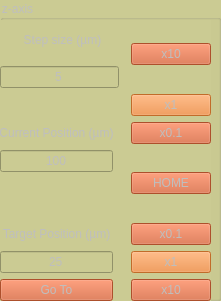
       <widget class="QGroupBox" name="z_movement">
        <property name="enabled">
         <bool>false</bool>
        </property>
        <property name="geometry">
         <rect>
          <x>400</x>
          <y>10</y>
          <width>221</width>
          <height>301</height>
         </rect>
        </property>
        <property name="toolTip">
         <string>Z Movement tab, buttons will move in the assigned direction with (multiplier)x(step size).</string>
        </property>
        <property name="styleSheet">
         <string notr="true">background-color: rgb(203,203,147);</string>
        </property>
        <property name="title">
         <string>z-axis</string>
        </property>
        <widget class="QWidget" name="layoutWidget_3">
         <property name="geometry">
          <rect>
           <x>0</x>
           <y>20</y>
           <width>211</width>
           <height>281</height>
          </rect>
         </property>
         <layout class="QGridLayout" name="gridLayout_4">
          <item row="0" column="0" colspan="3">
           <widget class="QLabel" name="label_4">
            <property name="text">
             <string>Step size (µm)</string>
            </property>
            <property name="alignment">
             <set>Qt::AlignCenter</set>
            </property>
           </widget>
          </item>
          <item row="8" column="3">
           <widget class="QPushButton" name="zm_x10">
            <property name="styleSheet">
             <string notr="true">background-color: rgb(211, 97, 53);</string>
            </property>
            <property name="text">
             <string>x10</string>
            </property>
           </widget>
          </item>
          <item row="4" column="3" rowspan="2">
           <widget class="QPushButton" name="home_z_axis">
            <property name="toolTip">
             <string>Homes Piezo to center (50µm)</string>
            </property>
            <property name="styleSheet">
             <string notr="true">background-color: rgb(211, 97, 53);</string>
            </property>
            <property name="text">
             <string>HOME</string>
            </property>
           </widget>
          </item>
          <item row="6" column="3">
           <widget class="QPushButton" name="zm_x01">
            <property name="styleSheet">
             <string notr="true">background-color: rgb(211, 97, 53);</string>
            </property>
            <property name="text">
             <string>x0.1</string>
            </property>
           </widget>
          </item>
          <item row="3" column="3">
           <widget class="QPushButton" name="zp_x01">
            <property name="styleSheet">
             <string notr="true">background-color: rgb(211, 97, 53);</string>
            </property>
            <property name="text">
             <string>x0.1</string>
            </property>
           </widget>
          </item>
          <item row="0" column="3" rowspan="2">
           <widget class="QPushButton" name="zp_x10">
            <property name="styleSheet">
             <string notr="true">background-color: rgb(211, 97, 53);</string>
            </property>
            <property name="text">
             <string>x10</string>
            </property>
           </widget>
          </item>
          <item row="7" column="3">
           <widget class="QPushButton" name="zm_x1">
            <property name="styleSheet">
             <string notr="true">background-color: rgb(235,131,51);</string>
            </property>
            <property name="text">
             <string>x1</string>
            </property>
           </widget>
          </item>
          <item row="2" column="3">
           <widget class="QPushButton" name="zp_x1">
            <property name="styleSheet">
             <string notr="true">background-color: rgb(235,131,51);</string>
            </property>
            <property name="text">
             <string>x1</string>
            </property>
           </widget>
          </item>
          <item row="1" column="0" colspan="2">
           <widget class="QLineEdit" name="step_size_z">
            <property name="text">
             <string>5</string>
            </property>
            <property name="alignment">
             <set>Qt::AlignCenter</set>
            </property>
           </widget>
          </item>
          <item row="6" column="0">
           <widget class="QLabel" name="label_82">
            <property name="text">
             <string>Target Position (µm)</string>
            </property>
            <property name="alignment">
             <set>Qt::AlignCenter</set>
            </property>
           </widget>
          </item>
          <item row="3" column="0">
           <widget class="QLabel" name="label_62">
            <property name="text">
             <string>Current Position (µm)</string>
            </property>
            <property name="alignment">
             <set>Qt::AlignCenter</set>
            </property>
           </widget>
          </item>
          <item row="4" column="0">
           <widget class="QLineEdit" name="curr_z">
            <property name="enabled">
             <bool>false</bool>
            </property>
            <property name="toolTip">
             <string>Current Piezo Position.</string>
            </property>
            <property name="text">
             <string>100</string>
            </property>
            <property name="alignment">
             <set>Qt::AlignCenter</set>
            </property>
           </widget>
          </item>
          <item row="8" column="0">
           <widget class="QPushButton" name="goto_z">
            <property name="toolTip">
             <string>Movez Z-piezo to this position.</string>
            </property>
            <property name="styleSheet">
             <string notr="true">background-color: rgb(211, 97, 53);</string>
            </property>
            <property name="text">
             <string>Go To</string>
            </property>
           </widget>
          </item>
          <item row="7" column="0">
           <widget class="QLineEdit" name="target_z">
            <property name="text">
             <string>25</string>
            </property>
            <property name="alignment">
             <set>Qt::AlignCenter</set>
            </property>
           </widget>
          </item>
         </layout>
        </widget>
       </widget>
